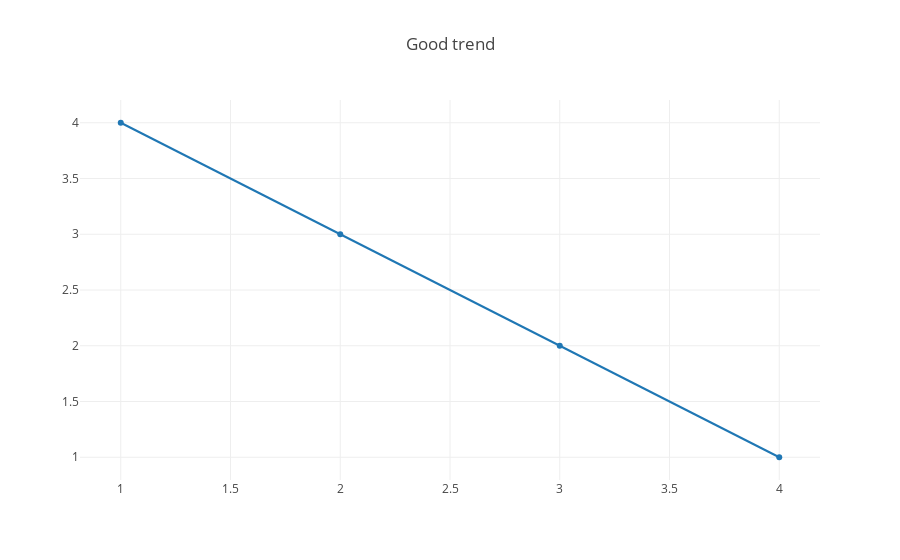

The notebook cell saved with this chart:
### Code cell
import pandas as pd
import plotly
import plotly.graph_objs as go

init_notebook_mode(connected=True)

iplot({
    "data": [go.Scatter(x=[1, 2, 3, 4], y=[4, 3, 2, 1])],
    "layout": go.Layout(title="Good trend")
})

### Figure 1 — Plotly figure (JSON) as saved in the notebook; plotly's stock layout.template omitted (floating-point values rounded to 4 significant figures)
{"data": [{"type": "scatter", "uid": "cdc77d90-c8ea-11e8-a93f-02ccb4a0b651", "x": [1, 2, 3, 4], "y": [4, 3, 2, 1]}], "layout": {"title": "Good trend"}}
